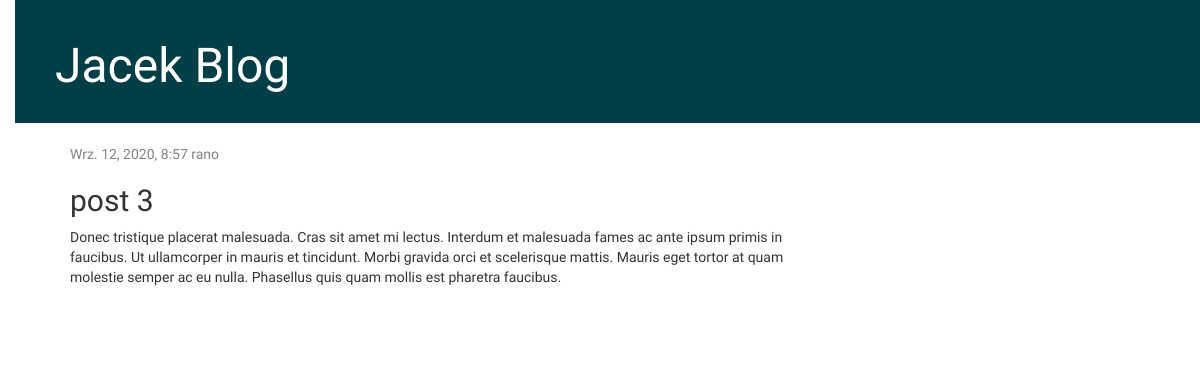
Screenshot of /post/3/ with the database file from the repository.
### blog/models.py (models this page shows, shortened)
class Post(models.Model): #model.Model oznacza, że jest to obiekt  Django
    author = models.ForeignKey('auth.User', on_delete=models.CASCADE)
    title = models.CharField(max_length=200)
    text = models.TextField()
    created_date = models.DateTimeField(default=timezone.now)
    published_date = models.DateTimeField(blank=True, null=True)

### blog/views.py (the view)
# urls.py: path('post/<int:pk>/', views.post_detail, name='post_detail'),
def post_detail(request, pk):
    post = get_object_or_404(Post, pk=pk)
    return render(request, 'blog/post_detail.html', {'post': post})

### blog/templates/blog/post_detail.html (shortened to what this page needs)
{% extends 'blog/base.html' %}
{% block content %}
        <div class="post">
            {% if post.published_date %}
                <div class="date">
                    {{ post.published_date }}
                </div>
            {% endif %}
                <h2>{{ post.title }}</a></h2>
                <p>{{ post.text|linebreaksbr }}</p>
        </div>
{% endblock %}

### blog/static/css/blog.css (style rules this page uses)
body { padding-left: 15px; font-family: 'Titillium Web', sans-serif; }
h1, h2, h3, h4 { font-family: 'Titillium Web', sans-serif, cursive; }
.date { color: #828282; }
.post { margin-bottom: 70px; }

### rows the page displays
Post: published_date "Wrz. 12, 2020, 8:57 rano", title "post 3", text "Donec tristique placerat malesuada. Cras sit amet mi lectus. Interdum et malesuada fames ac ante ipsum primis in faucibus. Ut ullamcorper in mauris et tincidunt. Morbi gravida orci et scelerisque mattis. Mauris eget tortor at quam molestie semper ac eu nulla. Phasellus quis quam mollis est pharetra faucibus."
